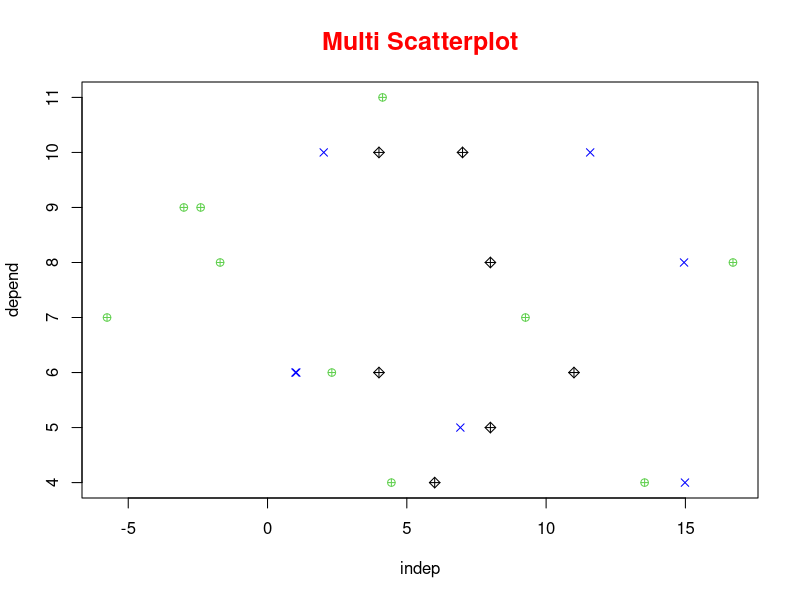

This figure's R source:
#  Advanced Scatteplots


# we already learned the basics of scatterplots in the R Basics course
# I want to show you some more things you can do with scatterplots
# you can plot several xy pairs in one plot

set.seed(67)
x = rnorm(10,5,7)
y = rpois(10,7)
z = rnorm(10,6,7)
t = rpois(10,9)

# at first we create a simple scatterplot
plot(x,y, col=123, pch=10, main="Multi Scatterplot",
     col.main="red", cex.main=1.5, xlab="indep", ylab="depend")


# now we add another layer on our scatterplot
points(z,t, col="blue", pch=4)

# and the last one
points (y,t, col=777, pch = 9)
# this gives us a three layer multi scatterplot

